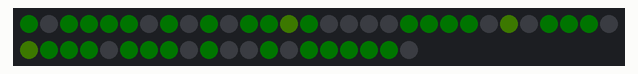
A sketch run on a simulated Arduino Uno, built with avr-gcc and run on an emulated ATmega328P. On the bench: 50 RGB LEDs in strip order, left to right, continuing on the next row. Dim RGB values are drawn brighter than linear; colours are those a GRB WS2812 strip shows for the declared byte order; random numbers use the default seed unless the sketch sets one; what the sketch prints to the serial monitor is not drawn.

Above: at 0.53 s.
At 39.83 s:
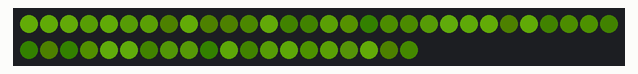

The sketch:

christmas_lights.ino
```cpp
#include "FastLED.h"

// How many leds in your strip?
#define NUM_LEDS 50

// For led chips like Neopixels, which have a data line, ground, and power, you just
// need to define DATA_PIN.  For led chipsets that are SPI based (four wires - data, clock,
// ground, and power), like the LPD8806, define both DATA_PIN and CLOCK_PIN
#define DATA_PIN 11


class Bulb : public CRGB
{
  public:
    Bulb()
    {
      setHSV(35, 200, 50);
    }

    void setVal(int val)
    {
      setHSV(35, 200, val);
    }
};

// Define the array of leds
Bulb leds[NUM_LEDS];
int brightness[NUM_LEDS];
int time[NUM_LEDS];
int dim[NUM_LEDS];

void setup() {
  Serial.begin(57600);
  Serial.println("resetting");
  LEDS.addLeds<WS2812, DATA_PIN, RGB>(leds, NUM_LEDS);
  LEDS.setBrightness(84);

  for (int i = 0; i < NUM_LEDS; i++) {
    leds[i] = Bulb();
    time[i] = NUM_LEDS;
    dim[i] = 0;
  }

  FastLED.show();
}

int glow;
int brightness_min = 80;
int brightness_max = 230;
int changeRate;

void loop()
{
  for (int j = 0; j < NUM_LEDS; j++) {
    changeRate = random(7);
    if (time[j] <= 0) { // This bulb has run out of time, so reset it and choose a new bulb
      dim[j] = (dim[j] + 1) % 2;
      time[j] = random(50, 200);
    }

    glow = brightness[j];

    if (glow < brightness_min) {
      glow = glow + changeRate;  // Brightness must increase
    }
    else if (glow <= brightness_max) {
      if (dim[j] == 0) {
        glow = glow + changeRate;
      }
      else {
        glow = glow - changeRate;
      }

    }
    else if (glow > brightness_max) {
      glow = glow - changeRate;  // Brightness must decrease
    }

    leds[j].setVal(glow);
    brightness[j] = glow;
    time[j]--;
  }
  delay(random(15, 30));
  FastLED.show();  // Show lights after all have been updated for this round
}
```
